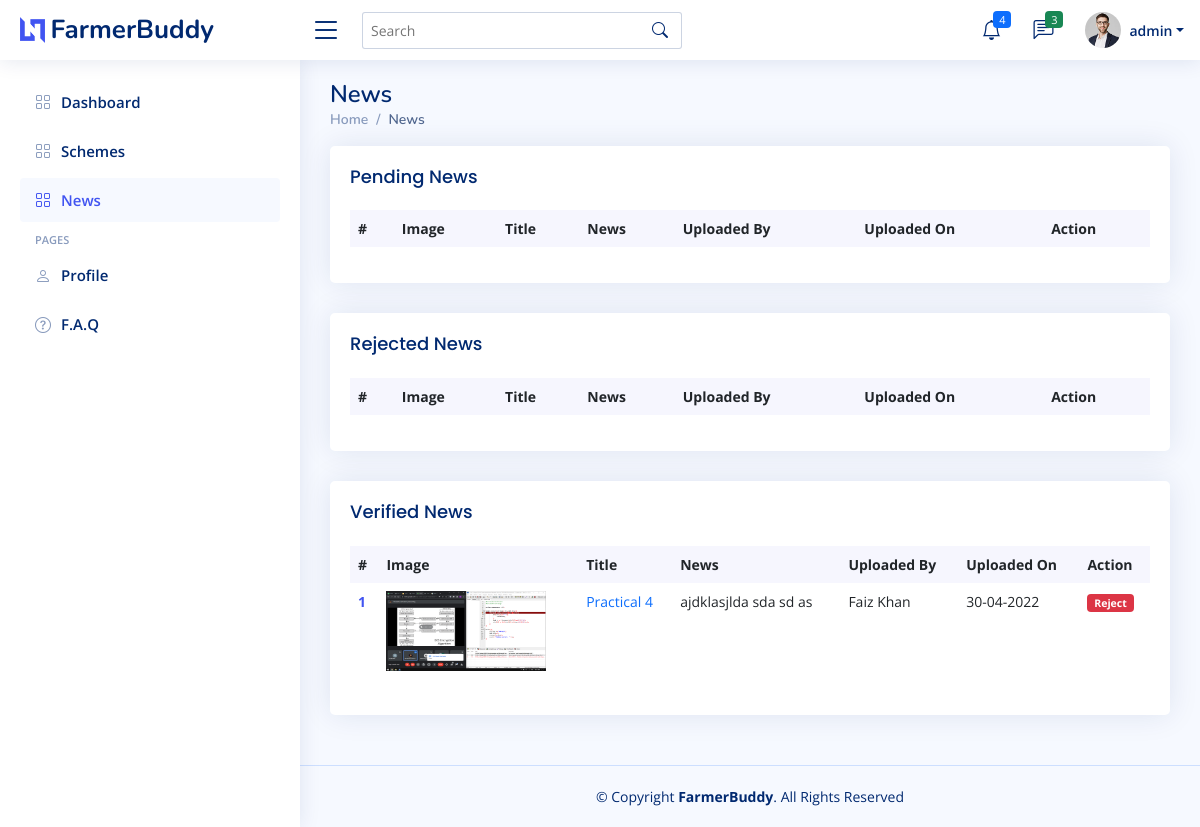
Page /news.php (signed in) on the committed database.
### tables this page shows
CREATE TABLE `news` (
  `id` int(255) NOT NULL,
  `title` varchar(100) NOT NULL,
  `news` text NOT NULL,
  `img` varchar(100) NOT NULL,
  `status` varchar(10) NOT NULL DEFAULT 'Pending',
  `added_by` int(11) NOT NULL,
  `date` date NOT NULL
);

CREATE TABLE `user` (
  `id` int(255) NOT NULL,
  `name` varchar(200) NOT NULL,
  `email` varchar(200) NOT NULL,
  `type` varchar(10) NOT NULL,
  `username` varchar(100) NOT NULL,
  `password` varchar(100) NOT NULL
);

### Database/Database_api.php (called while the page is built, shortened)
<?php
class Database_api{
		private $db_hostname;
		private $db_database;
		private $db_username;
		private $db_password;
		private $conn;
		public function __construct($database){
			$this->db_database = $database;
			$this->db_hostname = 'localhost';
			$this->db_username = 'root';
			$this->db_password = '';
		}
		private function connect(){
			$this->conn = mysqli_connect($this->db_hostname, $this->db_username, $this->db_password, $this->db_database);
		}
		public function getNews($data){
			$query="";
			if(is_numeric($data)==1){
				$query = "SELECT * FROM news WHERE id = $data ORDER BY date desc";
			}
			elseif($data =="All"){
				$query = "SELECT id,title,LEFT(news,10)'news',img FROM news ORDER BY date desc LIMIT 20";
			}
			else{
				$query = "SELECT n.id,n.img,n.title,n.news,u.name,n.date,n.status FROM news n JOIN user u ON n.added_by=u.id WHERE n.status='$data' ORDER BY n.date desc LIMIT 20";
			}
			$result = mysqli_query($this->conn,$query);
			return $result;
		}
}
?>

### pages/news_a.php (the view, shortened to what this page needs)
<section class="section dashboard">
      <div class="row">
        <div class="col-lg-12">
          <div class="card recent-sales">
                <div class="card-body">
                  <h5 class="card-title">Pending News</span></h5>
                  <table class="table table-borderless datatable">
                    <thead>
                      <tr>
                        <th scope="col">#</th>
                        <th scope="col">Image</th>
                        <th scope="col">Title</th>
                        <th scope="col">News</th>
                        <th scope="col">Uploaded By</th>
                        <th scope="col">Uploaded On</th>
                        <th scope="col">Action</th>
                      </tr>
                    </thead>
                  </table>
                </div>
          </div>
          <div class="card recent-sales">
                <div class="card-body">
                  <h5 class="card-title">Rejected News</span></h5>
                  <table class="table table-borderless datatable">
                    <thead>
                      <tr>
                        <th scope="col">#</th>
                        <th scope="col">Image</th>
                        <th scope="col">Title</th>
                        <th scope="col">News</th>
                        <th scope="col">Uploaded By</th>
                        <th scope="col">Uploaded On</th>
                        <th scope="col">Action</th>
                      </tr>
                    </thead>
                  </table>
                </div>
          </div>
          <div class="card recent-sales">
                <div class="card-body">
                  <h5 class="card-title">Verified News</span></h5>
                  <table class="table table-borderless datatable">
                    <thead>
                      <tr>
                        <th scope="col">#</th>
                        <th scope="col">Image</th>
                        <th scope="col">Title</th>
                        <th scope="col">News</th>
                        <th scope="col">Uploaded By</th>
                        <th scope="col">Uploaded On</th>
                        <th scope="col">Action</th>
                      </tr>
                    </thead>
                    <tbody>
                      <?php
                        $db = new Database_api("farmerbuddy");
                        $result = $db->getNews("Verified");
                        $i=1;
                        while($row = mysqli_fetch_assoc($result)){
                          echo "<tr>";
                            echo "<th scope='row'><a href='#'>$i</a></th>";
                            echo "<td><img src='Data/imgs/news/".$row['img']."' style='width:10rem;height:5rem;'></td>";
                            echo "<td><a href='#' class='text-primary'>".$row['title']."</a></td>";
                            echo "<td>".$row['news']."</td>";
                            echo "<td>".$row['name']."</td>";
                            echo "<td>".date_format(date_create(strtok($row['date'], " ")),"d-m-Y")."</td>";
                            echo "<td><a href='php/verifyNews.php?id=".$row['id']."&status=Rejected'><span class='badge bg-danger'>Reject</span></a></td>";
                          echo "</tr>";
                          $i++;
                        }
                      ?>
                    </tbody>
                  </table>
                </div>
          </div>
        </div>
      </div>
    </section>

### assets/css/style.css (style rules this page uses)
:root { scroll-behavior: smooth; }
body { font-family: "Open Sans", sans-serif; background: #f6f9ff; color: #444444; }
a { color: #4154f1; text-decoration: none; }
h1, h2, h3, h4, h5, h6 { font-family: "Nunito", sans-serif; }
.card { margin-bottom: 30px; border: none; border-radius: 5px; box-shadow: 0px 0 30px rgba(1, 41, 112, 0.1); overflow: hidden; }
.card-title { padding: 20px 0 15px 0; font-size: 18px; font-weight: 500; color: #012970; font-family: "Poppins", sans-serif; }
.card-body { padding: 0 20px 20px 20px; }
.dashboard .recent-sales { font-size: 14px; }
.dashboard .recent-sales .table thead { background: #f6f6fe; }
.dashboard .recent-sales .table thead th { border: 0; }

### rows in the picture
news: img (picture), title "Practical 4", news "ajdklasjlda sda sd as", added_by.name "Faiz Khan", date "30-04-2022"

### other values in the picture
$_SESSION['name'] "admin"
